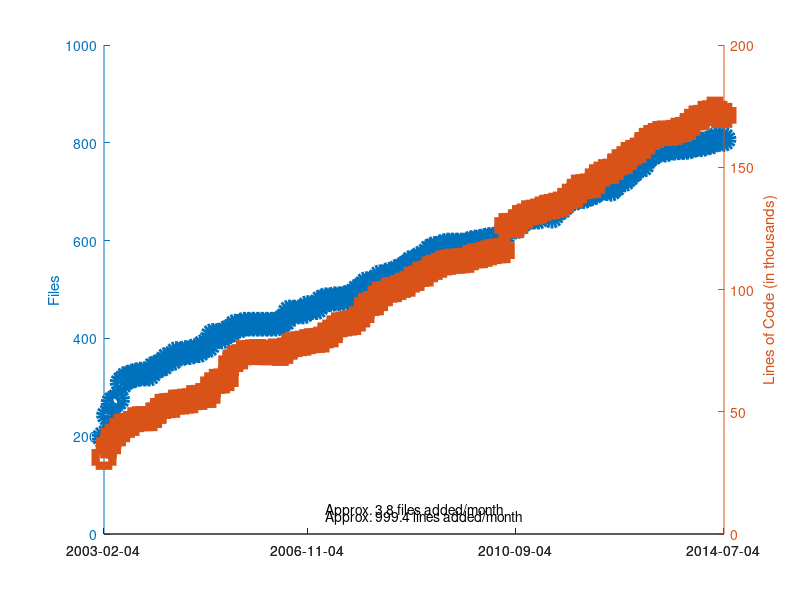

The MATLAB script that drew this image:
clear all
clf
hold on

% These data were gathered using version 1.60 of the CLOC perl script:
% http://sourceforge.net/projects/cloc/files/cloc/v1.60/cloc-1.60.pl/download
%
% Lines of code are counted from include/*/*.h and src/*/*.C.
%
% The basic idea (which should be scripted) is to run:
% git checkout `git rev-list -n 1 --before="$my_date" master`
% cloc.pl src/*/*.C include/*/*.h
%
% The output looks like:
%      799 text files.
%      799 unique files.
%        0 files ignored.
%
% http://cloc.sourceforge.net v 1.60  T=3.43 s (233.1 files/s, 91171.7 lines/s)
% -------------------------------------------------------------------------------
% Language                     files          blank        comment           code
% -------------------------------------------------------------------------------
% C++                            416          43101          34649         135725
% C/C++ Header                   383          20283          42494          36260
% -------------------------------------------------------------------------------
% SUM:                           799          63384          77143         171985
% -------------------------------------------------------------------------------
%
% I only gathered the sum of code lines and the number of files, but
% clearly other data is available.
%
% For versions in SVN, the command to update to the version at a particular date is:
% svn update -r {2011-12-04}

% Date, Num Files, Num Lines
data = {
% 2003 - All data from archived svn repo
    % '2003-01-10', 158, 29088 % SVN revision 4 - this is the first revision with trunk/libmesh
    % '2003-01-20', 184, 28937 % SVN revision 11
    % '2003-01-24', 198, 31158 % SVN revision 23
    '2003-02-04', 198, 31344 % SVN revision 47
    '2003-03-04', 243, 36036
    '2003-04-04', 269, 39946
    '2003-05-04', 275, 40941
    '2003-06-04', 310, 44090
    '2003-07-04', 319, 44445
    '2003-08-04', 322, 45225
    '2003-09-04', 325, 46762
    '2003-10-04', 327, 47151
    '2003-11-04', 327, 47152 % Up to now, all the include files were in the same directory
    '2003-12-04', 327, 47184
% 2004 - All data from archived svn repo
    '2004-01-04', 339, 48437
    '2004-02-04', 343, 50455
    '2004-03-04', 347, 52198
    '2004-04-04', 358, 52515
    '2004-05-04', 358, 52653
    '2004-06-04', 369, 53953
    '2004-07-04', 368, 53981
    '2004-08-04', 371, 54316
    '2004-09-04', 371, 54510
    '2004-10-04', 375, 55785
    '2004-11-04', 375, 55880
    '2004-12-04', 384, 56612
% 2005 - All data from archived svn repo
    '2005-01-04', 385, 56674
    '2005-02-04', 406, 61034
    '2005-03-04', 406, 62423
    '2005-04-04', 403, 62595
    '2005-05-04', 412, 63540
    '2005-06-04', 416, 69619
    '2005-07-04', 425, 72092
    '2005-08-04', 425, 72445
    '2005-09-04', 429, 74148
    '2005-10-04', 429, 74263
    '2005-11-04', 429, 74486
    '2005-12-04', 429, 74629
% 2006 - All data from archived svn repo
    '2006-01-04', 429, 74161
    '2006-02-04', 429, 74165
    '2006-03-04', 429, 74170
    '2006-04-04', 429, 74864
    '2006-05-04', 433, 73847
    '2006-06-04', 438, 74681
    '2006-07-04', 454, 76954
    '2006-08-04', 454, 77464
    '2006-09-04', 454, 77843
    '2006-10-04', 454, 78051
    '2006-11-04', 463, 78683
    '2006-12-04', 463, 79057
% 2007 - All data from archived svn repo
    '2007-01-04', 463, 79149
    '2007-02-04', 475, 79344
    '2007-03-04', 479, 81416
    '2007-04-04', 479, 81468
    '2007-05-04', 481, 84312
    '2007-06-04', 481, 85565
    '2007-07-04', 482, 85924
    '2007-08-04', 485, 86248
    '2007-09-04', 487, 86481
    '2007-10-04', 497, 87926
    '2007-11-04', 502, 89687
    '2007-12-04', 512, 93523
% 2008 - All data from archived svn repo
    '2008-01-04', 512, 94263
    '2008-02-04', 515, 94557
    '2008-03-04', 526, 98127
    '2008-04-04', 526, 98256
    '2008-05-04', 531, 99715
    '2008-06-04', 531, 99963
    '2008-07-04', 538, 100839
    '2008-08-04', 542, 101682
    '2008-09-04', 548, 102163
    '2008-10-04', 556, 104185
    '2008-11-04', 558, 104535
    '2008-12-04', 565, 106318
% 2009 - All data from archived svn repo
    '2009-01-04', 565, 106340
    '2009-02-04', 579, 108431
    '2009-03-04', 584, 109050
    '2009-04-04', 584, 109922
    '2009-05-04', 589, 110821
    '2009-06-04', 591, 111094
    '2009-07-04', 591, 111571
    '2009-08-04', 591, 111555
    '2009-09-04', 591, 111746
    '2009-10-04', 591, 111920
    '2009-11-04', 595, 112993
    '2009-12-04', 597, 113744
% 2010 - All data from archived svn repo
    '2010-01-04', 598, 113840
    '2010-02-04', 600, 114378
    '2010-03-04', 602, 114981
    '2010-04-04', 603, 115509
    '2010-05-04', 603, 115821
    '2010-06-04', 603, 115875
    '2010-07-04', 627, 126159
    '2010-08-04', 627, 126217
    '2010-09-04', 628, 126078
    '2010-10-04', 642, 129417
    '2010-11-04', 643, 130045
    '2010-12-04', 648, 131363
% 2011 - All data from archived svn repo
    '2011-01-04', 648, 131644
    '2011-02-04', 648, 132105
    '2011-03-04', 658, 132950
    '2011-04-04', 661, 133643
    '2011-05-04', 650, 133958
    '2011-06-04', 662, 134447
    '2011-07-04', 667, 134938
    '2011-08-04', 679, 136338
    '2011-09-04', 684, 138165
    '2011-10-04', 686, 138627
    '2011-11-04', 690, 141876
    '2011-12-04', 690, 142096
% 2012
    '2012-01-04', 694, 142345
    '2012-02-04', 697, 142585
    '2012-03-04', 703, 146127
    '2012-04-04', 706, 147191
    '2012-05-04', 708, 148202
    '2012-06-04', 705, 148334
    '2012-07-04', 713, 150066
    '2012-08-04', 727, 152269
    '2012-09-04', 725, 152381
    '2012-10-04', 734, 155213 % cloc reports 1092 and 1094 files for Oct/Nov, Don't know what happened...
    '2012-11-04', 743, 156082 % We moved from libmesh/src to src around here so maybe that caused it?
    '2012-12-04', 752, 156903
% 2013
    '2013-01-04', 754, 158689
    '2013-02-04', 770, 161001
    '2013-03-04', 776, 162189
    '2013-04-04', 783, 162986
    '2013-05-04', 785, 163808
    '2013-06-04', 785, 164022
    '2013-07-04', 789, 163854
    '2013-08-04', 789, 164269
    '2013-09-04', 790, 165129
    '2013-10-04', 790, 165447
    '2013-11-04', 791, 166287
    '2013-12-04', 794, 168772
% 2014
    '2014-01-04', 796, 170174
    '2014-02-04', 796, 170395
    '2014-03-04', 799, 172037
    '2014-04-04', 801, 172262
    '2014-05-04', 806, 173772
    '2014-06-04', 807, 171098
    '2014-07-04', 807, 171220
       };

% length works like you would expect it to for cell arrays.
N=length(data);

% Can't plot string data automatically?
x=linspace(1,N,N);

% Extract data
n_files = [data{:,2}];
n_lines = [data{:,3}];

% Only way to set linestyles with plotyy is after the fact, apparently.
% plotyy returns the axis handle first, followed by the two plot handles.
[haxis, h1, h2] = plotyy(x, n_files, x, n_lines ./ 1000);

% Make linear fit, the numbers tell approximate {n_files,n_lines} per month
files_fit = polyfit(x, n_files, 1);
lines_fit = polyfit(x, n_lines, 1);

files_per_month = files_fit(1);
lines_per_month = lines_fit(1);

text(50, 50, ['Approx. ', num2str(files_per_month, '%.1f'), ' files added/month']);
text(50, 35, ['Approx. ', num2str(lines_per_month, '%.1f'), ' lines added/month']);

% Label the axes
ylabel (haxis(1), 'Files');
ylabel (haxis(2), 'Lines of Code (in thousands)');

% Make thick lines - this looks better in PDF
set([h1, h2], 'linewidth', 6);

% Turn on markers
set(h1, 'marker', 'o');
set(h2, 'marker', 's');

% Use bigger markers
set([h1, h2], 'markersize', 12);

% Make dashed line?  Aquaterm doesn't seem to properly display this, but it
% does work in the PDF!
set(h1, 'linestyle', '--');

% Set the xticks and labels so that it shows dates instead of numbers.
xticksat = [1 ceil(N/3) floor(2*N/3) N];
set(haxis, 'xtick', xticksat);

for i=1:length(xticksat)
  xtlabels{i} = data{xticksat(i), 1};
end
set(haxis, 'xticklabel', xtlabels);

% Set some "paper" variables.  None of these seem to have any effect?
% set (gcf, "paperposition", [0.25, 0.25, 10.75, 8.25]);
% set (gcf, "papersize", [11, 8.5]);
% set (gcf, "paperorientation", 'landscape');

% Make a PDF of this plot.  I had to mess with setting the size
% manually through the print command, otherwise the right-hand axis
% was cut off.  I just picked 1920x1080 at random and it seemed to
% work...
print('-dpdf', '-S1920,1080', 'cloc_libmesh.pdf', '-FHelvetica:20');
